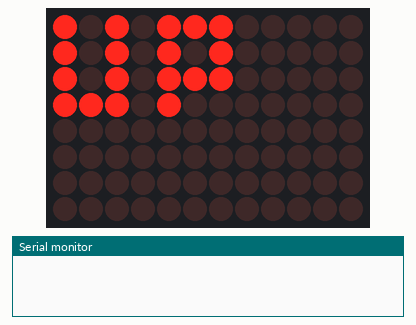
This sketch was run on a simulated Arduino Uno R4 WiFi. Shown: 12×8 LED matrix, the last lines printed to the serial monitor.

Above: at 0.1 s.
At 2.1 s:
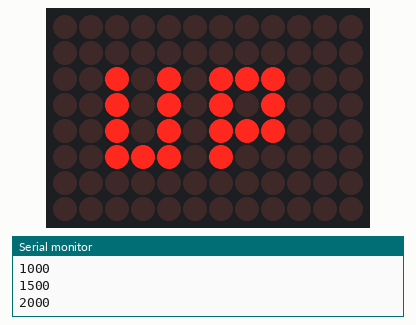
At 3.1 s:
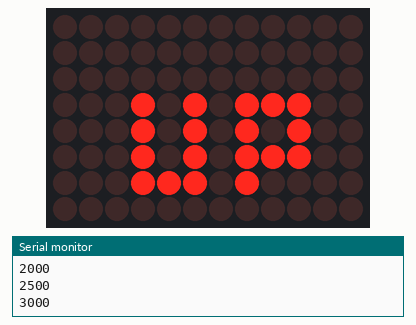
At 4.1 s:
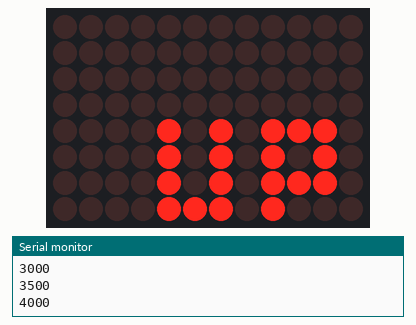
At 6.1 s:
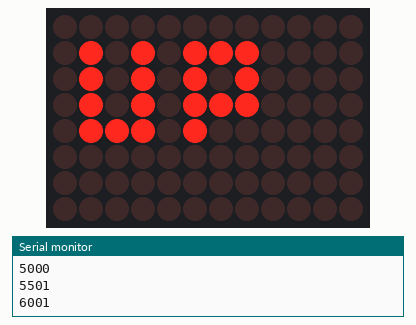

Measured:
- by itself, everything shown: repeats every 8.0 s, in 7 steps
- what the display in image 1 shows lasts 1.0 s, from 2.0 s to 3.0 s

The sketch:

ep4-7.ino
```cpp
/*
  Play Animation

  Sketch shows animation defined in animation.h

  See the full documentation here:
  https://docs.arduino.cc/tutorials/uno-r4-wifi/led-matrix
*/


#include "Arduino_LED_Matrix.h"   //Include the LED_Matrix library
#include "animation.h"            //Include animation.h header file

// Create an instance of the ArduinoLEDMatrix class
ArduinoLEDMatrix matrix;

void setup() {
  Serial.begin(115200);
  // you can also load frames at runtime, without stopping the refresh
  matrix.loadSequence(animation);
  matrix.begin();
  // turn on autoscroll to avoid calling next() to show the next frame; the paramenter is in milliseconds
  // matrix.autoscroll(300);
  matrix.play(true);
}

void loop() {
  delay(500);
  Serial.println(millis());
}
```

animation.h
```cpp
const uint32_t animation[][4] = {
	{
		0xae0aa0ae,
		0xe800000,
		0x0,
		1000
	},
	{
		0x57055,
		0x5707400,
		0x0,
		1000
	},
	{
		0x2b,
		0x82a82b83,
		0xa0000000,
		1000
	},
	{
		0x0,
		0x15c1541,
		0x5c1d0000,
		1000
	},
	{
		0x0,
		0xae0,
		0xaa0ae0e8,
		1000
	},
	{
		0x2b,
		0x82a82b83,
		0xa0000000,
		1000
	},
	{
		0x57055,
		0x5707400,
		0x0,
		1000
	},
	{
		0xae0aa0ae,
		0xe800000,
		0x0,
		1000
	}
};
```
